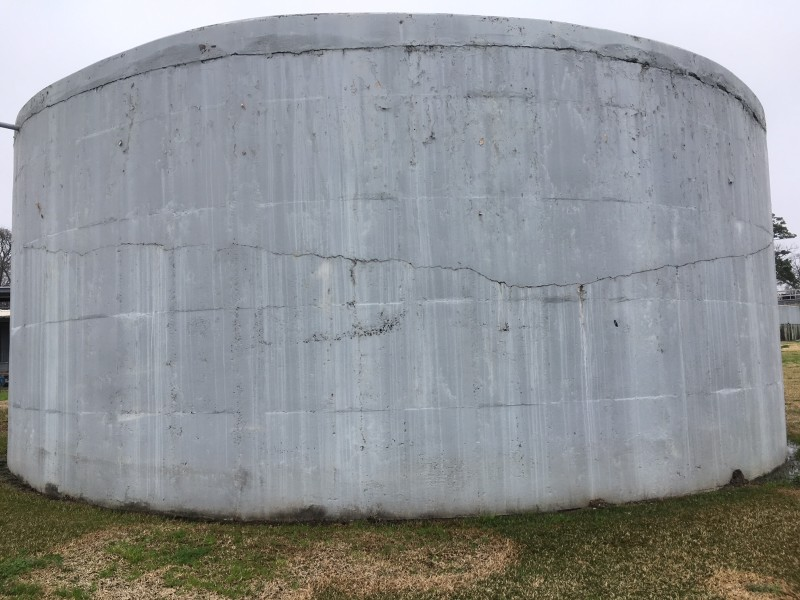
#> input picture cracks pic/Highlands_Digestor_psybfi.jpg, 800 x 600 px, given in place of the camera
$ python realtimecrackdetection.py
#> lines starting #> are read from the running program, lines starting #| are printed output that depends on the picture; after the words box and inside, x2 and y2 are one past the last pixel; in counts of white or black regions, pixels touching at a corner belong together
#> further down, frame is the input picture: shape (600, 800, 3); mean B, G, R 149.2, 146.3, 143.2
import cv2
import numpy as np

def detect_cracks(frame):
    # Convert to grayscale
    gray = cv2.cvtColor(frame, cv2.COLOR_BGR2GRAY)
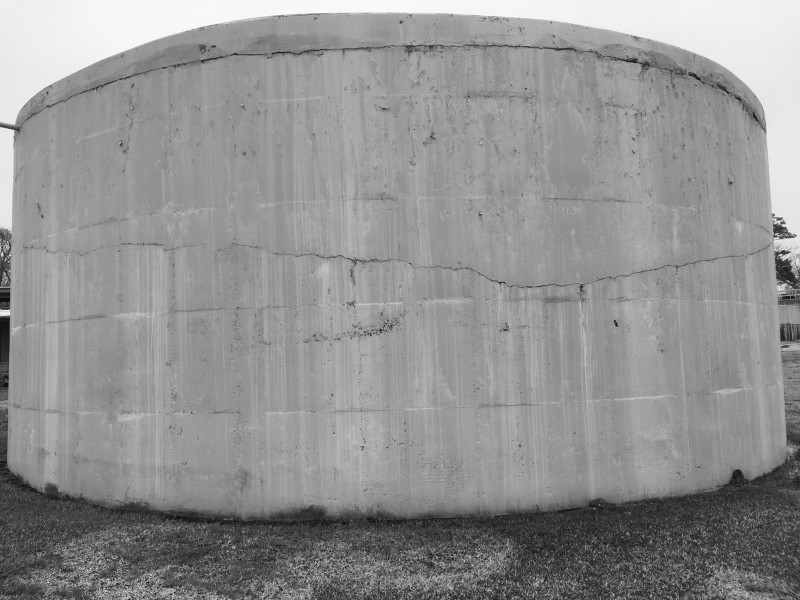
#> gray: shape (600, 800); min 6, max 254, mean 145.7

    # Apply Gaussian blur to reduce noise
    blurred = cv2.GaussianBlur(gray, (5, 5), 0)

    # Edge detection (using Canny as a basic example for crack edges)
    edges = cv2.Canny(blurred, 50, 150)
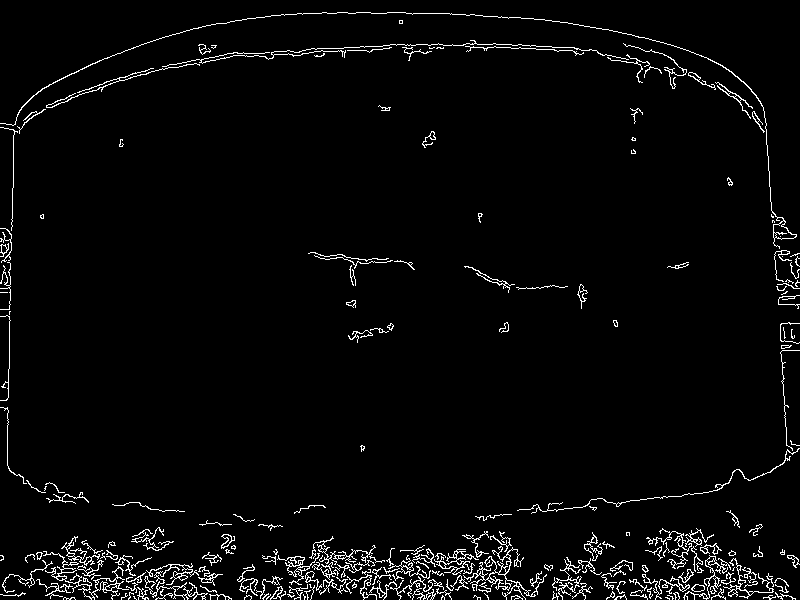
#> edges: shape (600, 800); 3.3% white in thin lines or dots

    # Find contours from edges
    contours, _ = cv2.findContours(edges, cv2.RETR_EXTERNAL, cv2.CHAIN_APPROX_SIMPLE)
#> contours = 217 contours, 150 with area under 20; largest, box (x1, y1, x2, y2) and area: (463, 546, 547, 600) 470, (0, 12, 797, 249) 344, (43, 551, 129, 600) 330, (144, 563, 208, 600) 293, (434, 549, 479, 575) 224

    crack_detected = False
    for contour in contours:
        # Filter out small contours to ignore noise
        if cv2.contourArea(contour) > 100:
            crack_detected = True

            # Draw a blue bounding box around the crack
            x, y, w, h = cv2.boundingRect(contour)
            cv2.rectangle(frame, (x, y), (x + w, y + h), (255, 0, 0), 2)  # Blue box

            # Draw a red contour outline around the crack
            cv2.drawContours(frame, [contour], -1, (0, 0, 255), 2)  # Red contour
#> this loop made 217 passes
#> (x, y, w, h) on passes 80, 87, 91, 99, 103, 107, 115, 123, 217: (144, 563, 64, 37), (723, 558, 51, 41), (683, 555, 48, 45), (277, 553, 43, 32), (43, 551, 86, 49), (434, 549, 45, 26), (463, 546, 84, 54), (309, 536, 67, 29), (0, 12, 797, 237)
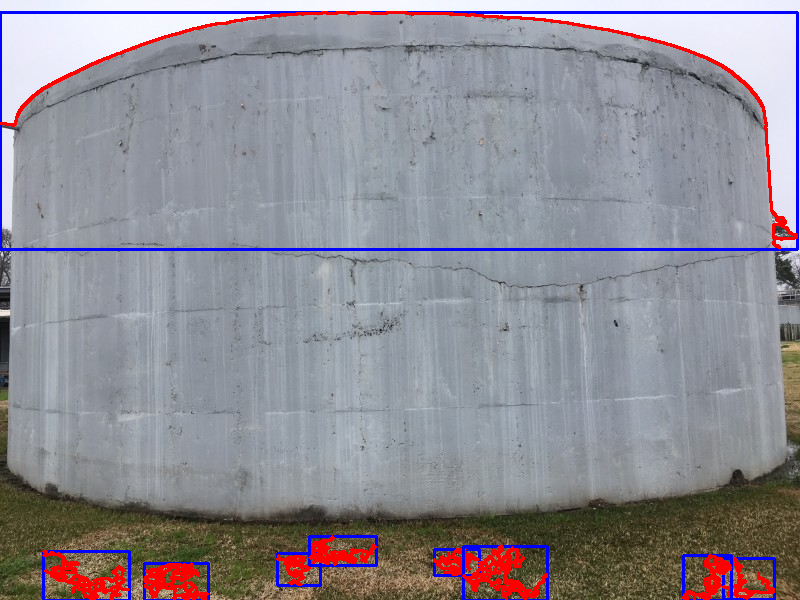
#> frame: shape (600, 800, 3); 4.3% of pixels changed, all inside (x1, y1, x2, y2) = (0, 11, 799, 600)

    return frame, crack_detected

# Access the camera (0 is usually the default camera)
cap = cv2.VideoCapture(0)

while cap.isOpened():
    ret, frame = cap.read()
    if not ret:
        break

    # Detect cracks in the current frame
    processed_frame, crack_detected = detect_cracks(frame)
#> crack_detected = True

    # Display a message if a crack is detected
    if crack_detected:
        cv2.putText(processed_frame, "Crack Detected", (10, 30), cv2.FONT_HERSHEY_SIMPLEX, 1, (0, 0, 255), 2)
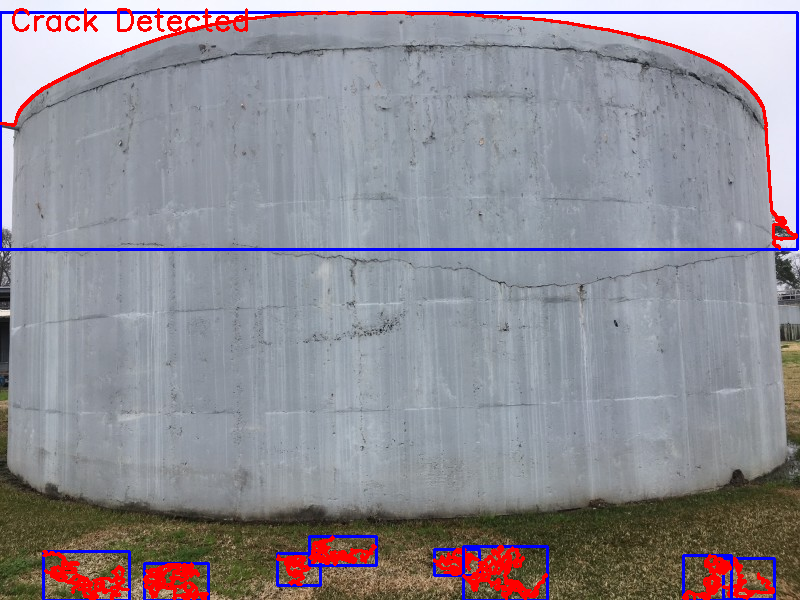
#> processed_frame: shape (600, 800, 3); 0.33% of pixels changed, all inside (x1, y1, x2, y2) = (12, 8, 248, 32)

    # Show the processed frame
    cv2.imshow("Crack Detection", processed_frame)

    # Exit loop on pressing 'q'
    if cv2.waitKey(1) & 0xFF == ord('q'):
#> (key q is pressed here)
        break

# Release the camera and close windows
cap.release()
cv2.destroyAllWindows()

$ run again, on cracks pic/WhatsApp Image 2024-10-28 at 21.04.11_87d04fd5 (Small).jpg
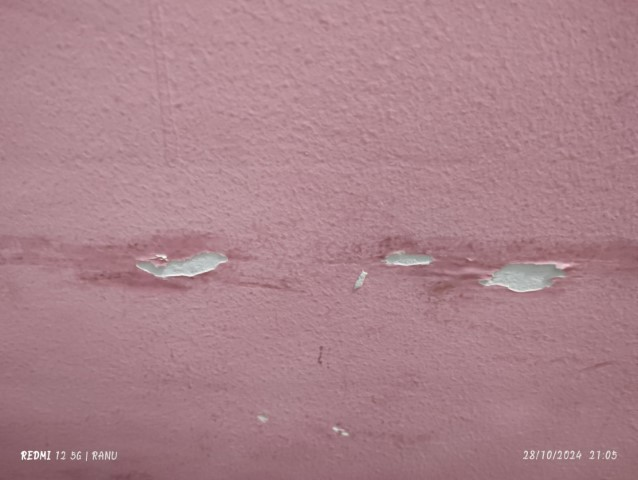
#> input picture cracks pic/WhatsApp Image 2024-10-28 at 21.04.11_87d04fd5 (Small).jpg, 638 x 480 px, given in place of the camera
#> frame is the input picture: shape (480, 638, 3); mean B, G, R 139.1, 130.8, 170.3
#> in detect_cracks, `edges = cv2.Canny(blurred, 50, 150)`:
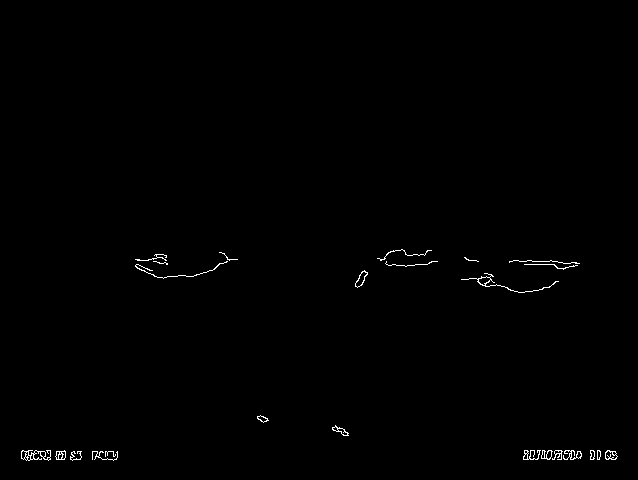
#> edges: shape (480, 638); 0.48% white in thin lines or dots, all inside (x1, y1, x2, y2) = (21, 249, 618, 461)
#> contours = 25 contours, 12 with area under 20; largest, box (x1, y1, x2, y2) and area: (21, 450, 51, 461) 128, (355, 270, 368, 288) 94, (461, 273, 559, 293) 88, (605, 450, 618, 460) 86, (55, 450, 66, 460) 72
#> the loop in detect_cracks, `for contour in contours:` made 25 passes
#> (crack_detected, x, y, w, h) on pass 12: (True, 21, 450, 30, 11)
#> `processed_frame, crack_detected = detect_cracks(frame)`: crack_detected = True
#> `cv2.putText(processed_frame, "Crack Detected", (10, 30), cv2.FONT_HERS..`:
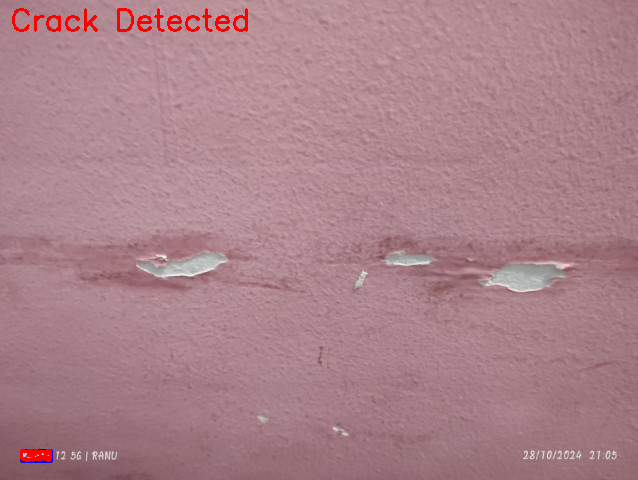
#> processed_frame: shape (480, 638, 3); mean B, G, R 138.1, 129.9, 170.7
